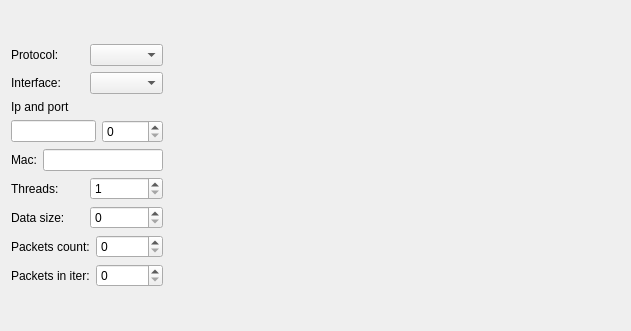
<?xml version="1.0" encoding="UTF-8"?>
<ui version="4.0">
 <class>LinuxPktgenWidget</class>
 <widget class="QWidget" name="LinuxPktgenWidget">
  <property name="geometry">
   <rect>
    <x>0</x>
    <y>0</y>
    <width>631</width>
    <height>331</height>
   </rect>
  </property>
  <property name="windowTitle">
   <string>Form</string>
  </property>
  <layout class="QVBoxLayout" name="verticalLayout_2">
   <item>
    <layout class="QHBoxLayout" name="globalLayout" stretch="1,6">
     <item>
      <layout class="QVBoxLayout" name="controlLayout">
       <item>
        <layout class="QHBoxLayout" name="protocolLayout">
         <item>
          <widget class="QLabel" name="protocolLabel">
           <property name="text">
            <string>Protocol:</string>
           </property>
          </widget>
         </item>
         <item>
          <widget class="QComboBox" name="protocolComboBox"/>
         </item>
        </layout>
       </item>
       <item>
        <layout class="QHBoxLayout" name="interfaceLayout">
         <item>
          <widget class="QLabel" name="interfaceLabel">
           <property name="text">
            <string>Interface:</string>
           </property>
          </widget>
         </item>
         <item>
          <widget class="QComboBox" name="interfaceComboBox"/>
         </item>
        </layout>
       </item>
       <item>
        <layout class="QHBoxLayout" name="ipPortLabelLayout">
         <item>
          <widget class="QLabel" name="ipPortLabel">
           <property name="maximumSize">
            <size>
             <width>16777215</width>
             <height>50</height>
            </size>
           </property>
           <property name="text">
            <string>Ip and port</string>
           </property>
          </widget>
         </item>
        </layout>
       </item>
       <item>
        <layout class="QHBoxLayout" name="ipPortLayout" stretch="3,1">
         <item>
          <widget class="QLineEdit" name="ipLineEdit"/>
         </item>
         <item>
          <widget class="QSpinBox" name="portSpinBox">
           <property name="maximum">
            <number>65535</number>
           </property>
          </widget>
         </item>
        </layout>
       </item>
       <item>
        <layout class="QHBoxLayout" name="macLayout">
         <item>
          <widget class="QLabel" name="macLabel">
           <property name="text">
            <string>Mac:</string>
           </property>
          </widget>
         </item>
         <item>
          <widget class="QLineEdit" name="macLineEdit"/>
         </item>
        </layout>
       </item>
       <item>
        <layout class="QHBoxLayout" name="threadsLayout">
         <item>
          <widget class="QLabel" name="threadsLabel">
           <property name="text">
            <string>Threads:</string>
           </property>
          </widget>
         </item>
         <item>
          <widget class="QSpinBox" name="threadsSpinBox">
           <property name="minimum">
            <number>1</number>
           </property>
          </widget>
         </item>
        </layout>
       </item>
       <item>
        <layout class="QHBoxLayout" name="dataSizeLayout">
         <item>
          <widget class="QLabel" name="dataSizeLabel">
           <property name="text">
            <string>Data size:</string>
           </property>
          </widget>
         </item>
         <item>
          <widget class="QSpinBox" name="dataSizeSpinBox">
           <property name="maximum">
            <number>999999999</number>
           </property>
          </widget>
         </item>
        </layout>
       </item>
       <item>
        <layout class="QHBoxLayout" name="packetsCountLayout">
         <item>
          <widget class="QLabel" name="packetsCountLabel">
           <property name="text">
            <string>Packets count:</string>
           </property>
          </widget>
         </item>
         <item>
          <widget class="QSpinBox" name="packetsCountSpinBox">
           <property name="maximum">
            <number>9999999</number>
           </property>
          </widget>
         </item>
        </layout>
       </item>
       <item>
        <layout class="QHBoxLayout" name="iterPacketsLayout">
         <item>
          <widget class="QLabel" name="iterPacketsLabel">
           <property name="text">
            <string>Packets in iter:</string>
           </property>
          </widget>
         </item>
         <item>
          <widget class="QSpinBox" name="iterPacketsSpinBox">
           <property name="maximum">
            <number>9999999</number>
           </property>
          </widget>
         </item>
        </layout>
       </item>
       <item>
        <layout class="QHBoxLayout" name="startStopLayout"/>
       </item>
      </layout>
     </item>
     <item>
      <layout class="QVBoxLayout" name="chartLayout"/>
     </item>
    </layout>
   </item>
  </layout>
 </widget>
 <resources/>
 <connections/>
</ui>
